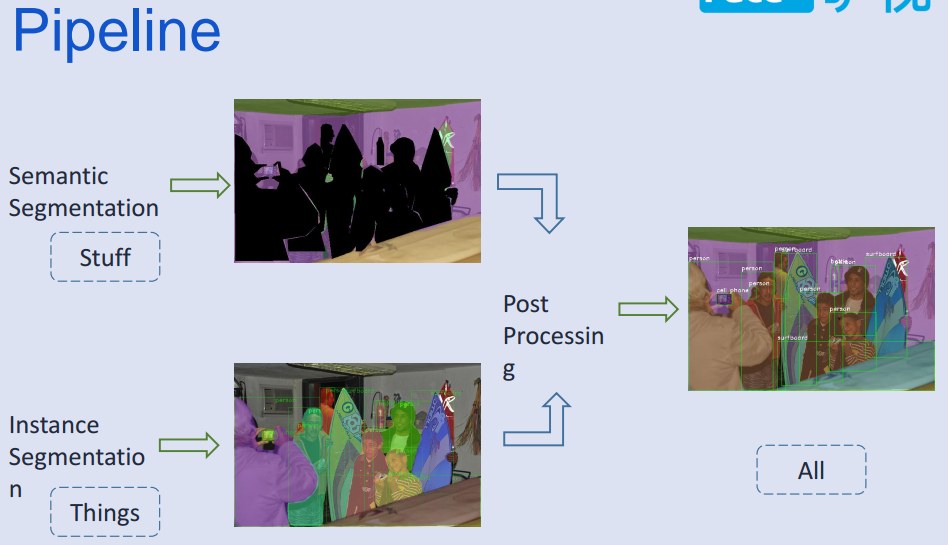
//> input picture image/2018-12-28.png, 948 x 545 px, given in place of CAL_GRAY768_Pro.bmp, which was not available
$ ./houghTranslation   (built with g++ and OpenCV 4)
//> lines starting //> are read from the running program, lines starting //| are printed output that depends on the picture; after the words box and inside, x2 and y2 are one past the last pixel; in counts of white or black regions, pixels touching at a corner belong together; pictures that were not available may be replaced by others from this repository, and a replacement may not be noted
/*!
 * \file houghTranslation.cpp
 *
 * \author ranjiewen
 * \date 2016/12/25 16:31
 *
 *
 */

#include <opencv2/opencv.hpp>
#include <opencv2/highgui/highgui.hpp>
#include <opencv2/imgproc/imgproc.hpp>
#include <iostream>
#include <fstream>
using namespace std;
using namespace cv;


//全局变量申明
Mat g_srcImage, g_dstImage, g_midImage, circleImage;//原始图、中间图和效果图
vector<Vec4i> g_lines;//定义一个矢量结构g_lines用于存放得到的线段矢量集合
vector<Vec3f> circles;
//变量接收的TrackBar位置参数
int g_nthreshold=100;
ofstream text; //输出流写文件

//函数申明
static void on_HoughLines(int, void*);//回调函数
static void ShowHelpText();
void drawDetectLines(Mat& image, const vector<Vec4i>& lines, Scalar & color);
void drawDetectCircles(Mat& image, const vector<Vec3f> &circles, Scalar & color);


int main(int agrc,char** argv[])
{
	//改变console字体颜色
	system("color 4F");
	ShowHelpText();


	//载入原始图和Mat变量定义
	Mat g_srcImage = imread("CAL_GRAY768_Pro.bmp");  //工程目录下应该有一张名为1.jpg的素材图
//> g_srcImage is the input picture: 545 rows x 948 cols, CV_8UC3; mean B, G, R 202.6, 190.8, 187
	//显示原始图
	//imshow("【原始图】", g_srcImage);


	//创建滚动条
	namedWindow("【效果图】",1);
	createTrackbar("值", "【效果图】",&g_nthreshold,200,on_HoughLines);
	//createTrackbar("值", "【效果图】", &g_nthreshold, 200, on_HoughCircle);


	//进行边缘检测和转化为灰度图
	Canny(g_srcImage, g_midImage, 50, 150, 3);//进行一次canny边缘检测
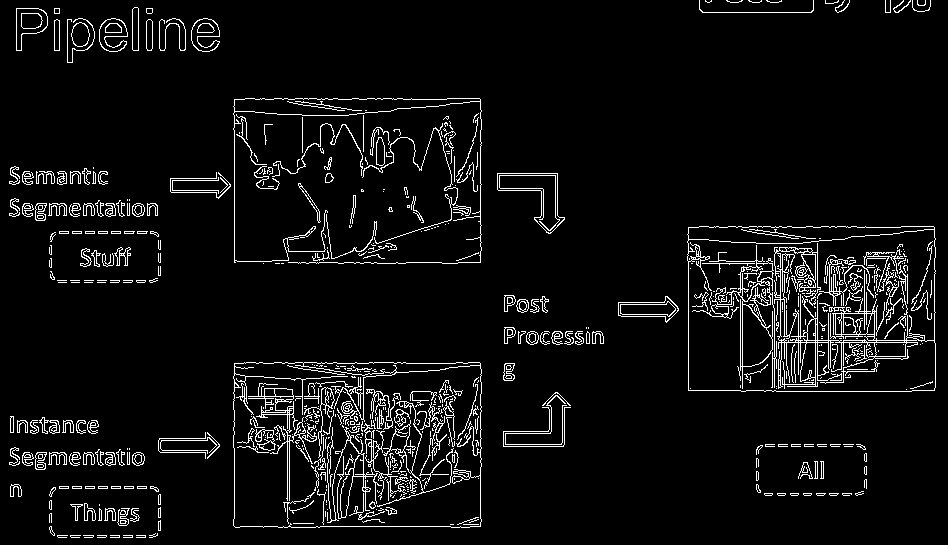
//> g_midImage: 545 rows x 948 cols, CV_8UC1; 5.6% white in thin lines or dots
	//imshow("边缘图",g_midImage);
	cvtColor(g_midImage,g_dstImage, COLOR_GRAY2BGR);//转化边缘检测后的图为灰度图
//> g_dstImage: 545 rows x 948 cols, CV_8UC3; 5.6% white in thin lines or dots
	//调用一次回调函数，调用一次HoughLinesP函数
	on_HoughLines(g_nthreshold,0);
//> in on_HoughLines, `HoughLinesP(midImage, mylines, 1, CV_PI/180, g_nthreshold+1, 50, 10 );`: mylines = 184 lines (x1, y1, x2, y2), first 8: [480, 262, 480, 130], [234, 262, 234, 99], [65, 464, 129, 449], [503, 446, 563, 446], [338, 263, 405, 263], [764, 391, 911, 391], [9, 464, 112, 452], [656, 316, 757, 289]
//> the loop in on_HoughLines, `for( size_t i = 0; i < mylines.size(); i++ )` made 184 passes
//> after the loop in on_HoughLines, `for( size_t i = 0; i < mylines.size(); i++ )`:
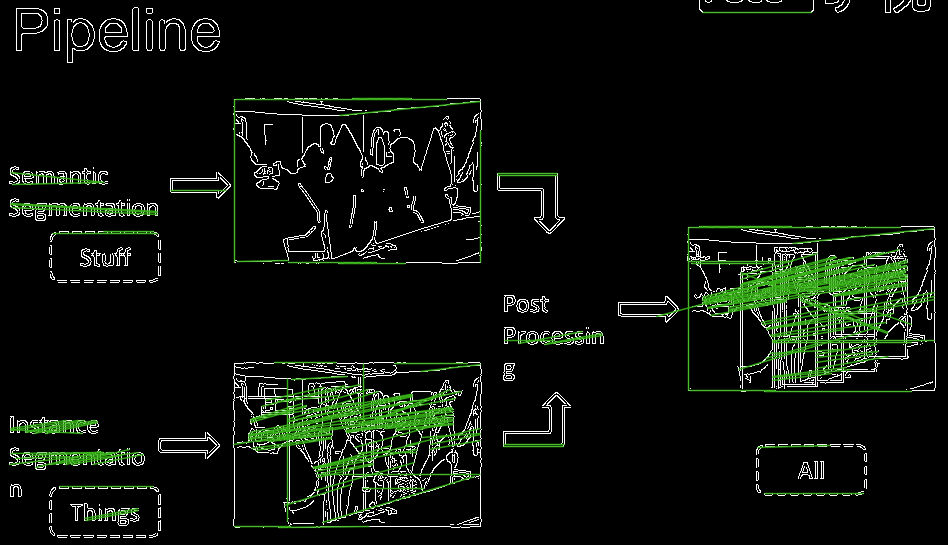
//> dstImage: 545 rows x 948 cols, CV_8UC3; mean B, G, R 11.2, 17.7, 12.5
	HoughLinesP(g_midImage, g_lines, 1, CV_PI/180, 80, 50, 10 );
//> g_lines = 235 lines (x1, y1, x2, y2), first 8: [480, 526, 480, 394], [234, 434, 234, 363], [764, 391, 911, 391], [758, 446, 864, 446], [338, 263, 405, 263], [265, 402, 346, 384], [256, 451, 306, 450], [35, 467, 100, 451]


	cvtColor(g_srcImage, circleImage, COLOR_BGR2GRAY);
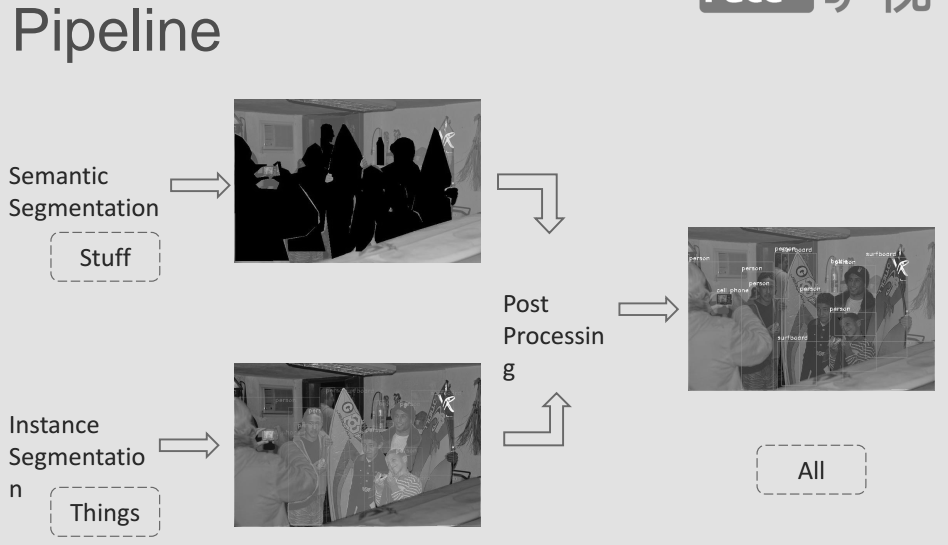
//> circleImage: 545 rows x 948 cols, CV_8UC1; min 0, max 255, mean 191.1
	GaussianBlur(circleImage, circleImage, Size(9, 9), 2, 2);
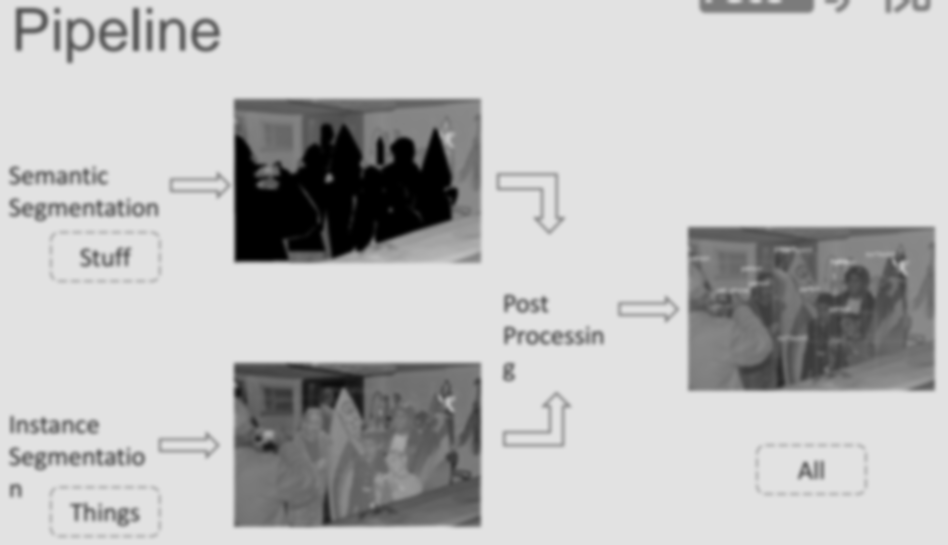
//> circleImage: 545 rows x 948 cols, CV_8UC1; min 0, max 226, mean 191.1
	//数的调整是关键，一定要知道各参数的调整才能调出合适的参数,感觉最小投票数对结果影响较大
	HoughCircles(circleImage, circles, HOUGH_GRADIENT, 1, 5, 100, 25, 0, 50);
//> circles = 8 circles (x, y, radius): [34.5, 20.5, 13], [78.5, 33.5, 16], [402.5, 149.5, 12.1], [108.5, 209.5, 7.4], [27.5, 177.5, 7.1], [27.5, 209.5, 7.1], [27.5, 458.5, 7.1], [110.5, 458.5, 7.4]


	text.open("textRecord.txt",ios::out);
	drawDetectLines(g_srcImage, g_lines, Scalar(0, 255, 0));
	drawDetectCircles(g_srcImage, circles, Scalar(0, 255, 0));
	text.close();

	//显示效果图
	imshow("【效果图】", g_dstImage);
	imshow("效果图", g_srcImage);
	imwrite("canny_result.bmp", g_dstImage); //保存图
	imwrite("hough_trans.bmp", g_srcImage); //保存图

	waitKey(0);

	return 0;

}


void drawDetectLines(Mat& image, const vector<Vec4i>& lines, Scalar & color)
{
	text << "检测到的直线总数:" << lines.size() <<"两个坐标为一组。"<< endl;
	// 将检测到的直线在图上画出来
	vector<Vec4i>::const_iterator it = lines.begin();
	while (it != lines.end())
	{
		Point pt1((*it)[0], (*it)[1]);
		Point pt2((*it)[2], (*it)[3]);
		line(image, pt1, pt2, color, 2); //  线条宽度设置为2
		++it;
	}
//> this loop made 235 passes
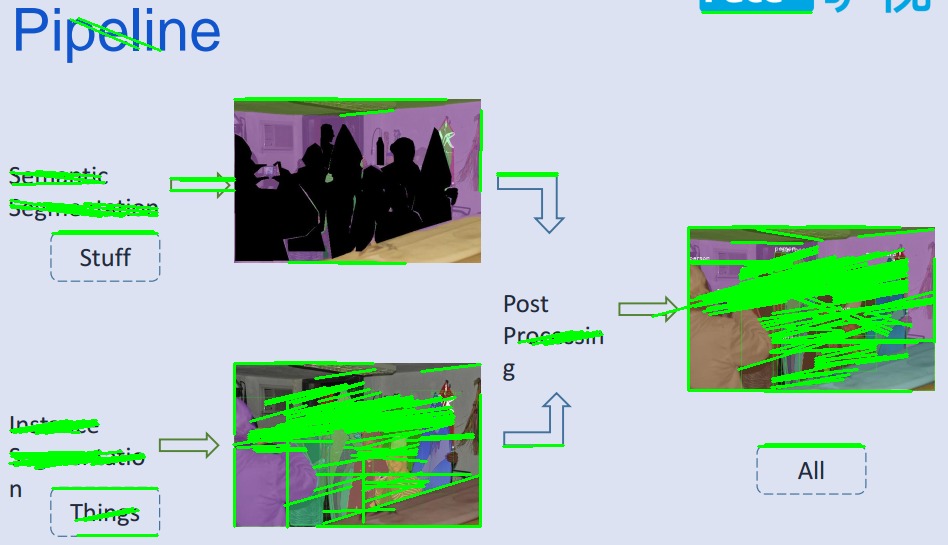
//> image: 545 rows x 948 cols, CV_8UC3; 8.25% of pixels changed, all inside (x1, y1, x2, y2) = (8, 11, 936, 537)
	for (int i = 0; i < lines.size(); i++)
	{
		char str[_MAX_PATH];
		sprintf_s(str, _MAX_PATH, "第%d条直线两个端点坐标：", i + 1);

		text << str << "    (" << (lines.at(i)) << ")" << endl;
	}
	text << endl;
}

void drawDetectCircles(Mat& image, const vector<Vec3f> &circles, Scalar & color)
{
	text << "检测到的圆的总数：" << circles.size() << endl;
	for (size_t i = 0; i < circles.size(); i++)
	{
		//参数定义
		Point center(cvRound(circles[i][0]), cvRound(circles[i][1]));
		int radius = cvRound(circles[i][2]);

		char str[_MAX_PATH];
		sprintf_s(str, _MAX_PATH, "第%d个圆心坐标：   ", i + 1);
		text << str << "   (" << circles[i][0] << "," << circles[i][1] << ")         " << "圆的半径：" << radius << endl;

		//绘制圆心
		circle(image, center, 3, Scalar(0, 255, 0), -1, 8, 0);
		//绘制圆轮廓
		circle(image, center, radius, Scalar(155, 50, 255), 3, 8, 0);
	}
//> this loop made 8 passes
//> (center, radius) on passes 1 to 8: (Point(34, 20), 13), (Point(78, 34), 16), (Point(402, 150), 12), (Point(108, 210), 7), (Point(28, 178), 7), (Point(28, 210), 7), (Point(28, 458), 7), (Point(110, 458), 7)
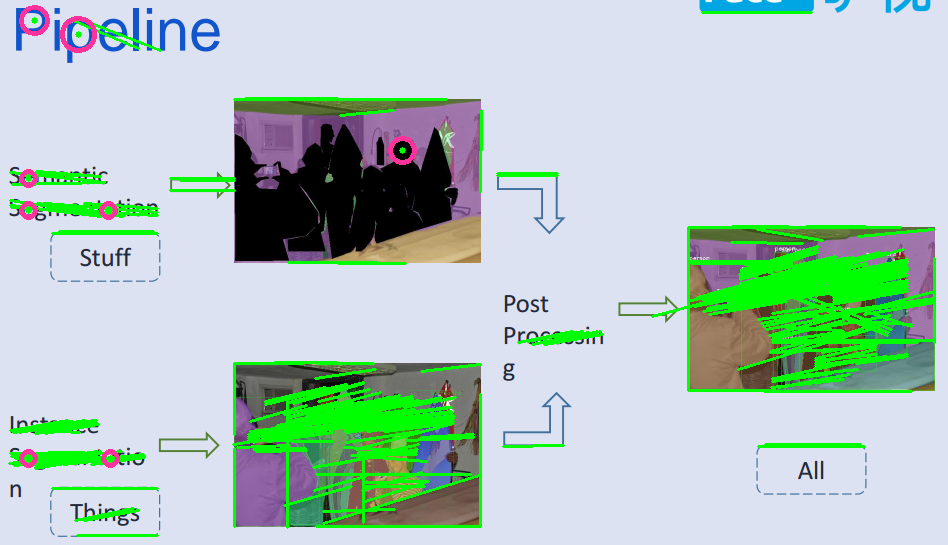
//> image: 545 rows x 948 cols, CV_8UC3; 0.48% of pixels changed, all inside (x1, y1, x2, y2) = (19, 5, 417, 468)
//> the loop in on_HoughLines (call 2), `for( size_t i = 0; i < mylines.size(); i++ )` made 184 passes

}

static void  on_HoughCircle(int ,void*)
{
	GaussianBlur(g_midImage, g_midImage, Size(9, 9), 2, 2);

	//【4】进行霍夫圆变换
	vector<Vec3f> circles;
	HoughCircles(g_midImage, circles, HOUGH_GRADIENT, 1.5, 10, 200, 100, 0, 0);

	//【5】依次在图中绘制出圆
	for (size_t i = 0; i < circles.size(); i++)
	{
		//参数定义
		Point center(cvRound(circles[i][0]), cvRound(circles[i][1]));
		int radius = cvRound(circles[i][2]);
		//绘制圆心
		circle(g_srcImage, center, 3, Scalar(0, 255, 0), -1, 8, 0);
		//绘制圆轮廓
		circle(g_srcImage, center, radius, Scalar(155, 50, 255), 3, 8, 0);
	}
}

//---【on_HoughLines( )函数】-------------------
//		描述：【顶帽运算/黑帽运算】窗口的回调函数
//----------------------------------------------
static void on_HoughLines(int, void*)
{
	//定义局部变量储存全局变量
	Mat dstImage=g_dstImage.clone();
	Mat midImage=g_midImage.clone();

	//调用HoughLinesP函数
	vector<Vec4i> mylines;
	HoughLinesP(midImage, mylines, 1, CV_PI/180, g_nthreshold+1, 50, 10 );

	//循环遍历绘制每一条线段
	for( size_t i = 0; i < mylines.size(); i++ )
	{
		Vec4i l = mylines[i];
		line( dstImage, Point(l[0], l[1]), Point(l[2], l[3]), Scalar(23,180,55), 1, LINE_AA);
	}
	//显示图像
	imshow("【效果图】",dstImage);
}

static void ShowHelpText()
{
	//输出欢迎信息和OpenCV版本

	printf("\n\n\t\t\t   当前使用的OpenCV版本为：" CV_VERSION );
	printf("\n\n  ----------------------------------------------------------------------------\n");

	//输出一些帮助信息
	printf("\n\n\n\t请调整滚动条观察图像效果~\n\n");


}
